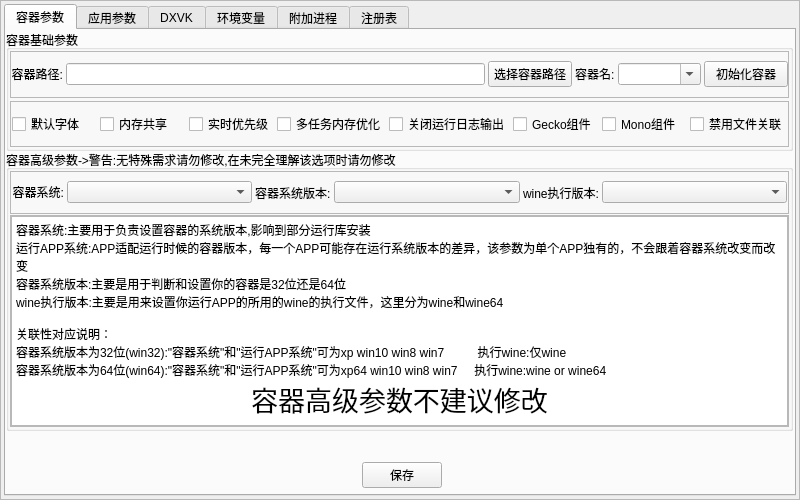
<?xml version="1.0" encoding="UTF-8"?>
<ui version="4.0">
 <class>vekAppAddMT</class>
 <widget class="QWidget" name="vekAppAddMT">
  <property name="windowModality">
   <enum>Qt::NonModal</enum>
  </property>
  <property name="enabled">
   <bool>true</bool>
  </property>
  <property name="geometry">
   <rect>
    <x>0</x>
    <y>0</y>
    <width>800</width>
    <height>500</height>
   </rect>
  </property>
  <property name="sizePolicy">
   <sizepolicy hsizetype="Preferred" vsizetype="Preferred">
    <horstretch>0</horstretch>
    <verstretch>0</verstretch>
   </sizepolicy>
  </property>
  <property name="minimumSize">
   <size>
    <width>800</width>
    <height>500</height>
   </size>
  </property>
  <property name="maximumSize">
   <size>
    <width>800</width>
    <height>500</height>
   </size>
  </property>
  <property name="font">
   <font>
    <family>Microsoft JhengHei UI</family>
   </font>
  </property>
  <property name="mouseTracking">
   <bool>false</bool>
  </property>
  <property name="windowTitle">
   <string>Vek Game Add&amp;Set</string>
  </property>
  <property name="windowOpacity">
   <double>1.000000000000000</double>
  </property>
  <property name="autoFillBackground">
   <bool>false</bool>
  </property>
  <layout class="QGridLayout" name="gridLayout" rowstretch="0">
   <property name="leftMargin">
    <number>0</number>
   </property>
   <property name="topMargin">
    <number>0</number>
   </property>
   <property name="rightMargin">
    <number>0</number>
   </property>
   <property name="bottomMargin">
    <number>0</number>
   </property>
   <property name="spacing">
    <number>0</number>
   </property>
   <item row="0" column="0">
    <widget class="QFrame" name="frame_5">
     <property name="frameShape">
      <enum>QFrame::StyledPanel</enum>
     </property>
     <property name="frameShadow">
      <enum>QFrame::Raised</enum>
     </property>
     <layout class="QVBoxLayout" name="verticalLayout_2" stretch="0">
      <property name="spacing">
       <number>3</number>
      </property>
      <property name="leftMargin">
       <number>3</number>
      </property>
      <property name="topMargin">
       <number>3</number>
      </property>
      <property name="rightMargin">
       <number>3</number>
      </property>
      <property name="bottomMargin">
       <number>3</number>
      </property>
      <item>
       <widget class="QTabWidget" name="tabWidget">
        <property name="currentIndex">
         <number>0</number>
        </property>
        <widget class="QWidget" name="tab">
         <attribute name="title">
          <string>容器参数</string>
         </attribute>
         <widget class="QGroupBox" name="verticalGroupBox_3">
          <property name="geometry">
           <rect>
            <x>0</x>
            <y>0</y>
            <width>787</width>
            <height>121</height>
           </rect>
          </property>
          <property name="title">
           <string>容器基础参数</string>
          </property>
          <layout class="QVBoxLayout" name="verticalLayout_5">
           <property name="spacing">
            <number>3</number>
           </property>
           <property name="leftMargin">
            <number>1</number>
           </property>
           <property name="topMargin">
            <number>1</number>
           </property>
           <property name="rightMargin">
            <number>1</number>
           </property>
           <property name="bottomMargin">
            <number>1</number>
           </property>
           <item>
            <widget class="QFrame" name="horizontalFrame">
             <property name="frameShape">
              <enum>QFrame::StyledPanel</enum>
             </property>
             <property name="frameShadow">
              <enum>QFrame::Raised</enum>
             </property>
             <property name="midLineWidth">
              <number>0</number>
             </property>
             <layout class="QHBoxLayout" name="horizontalLayout_7" stretch="1,50,10,1,10,10">
              <property name="spacing">
               <number>3</number>
              </property>
              <property name="leftMargin">
               <number>0</number>
              </property>
              <property name="topMargin">
               <number>0</number>
              </property>
              <property name="rightMargin">
               <number>0</number>
              </property>
              <property name="bottomMargin">
               <number>0</number>
              </property>
              <item>
               <widget class="QLabel" name="label_7">
                <property name="sizePolicy">
                 <sizepolicy hsizetype="Preferred" vsizetype="Fixed">
                  <horstretch>0</horstretch>
                  <verstretch>0</verstretch>
                 </sizepolicy>
                </property>
                <property name="text">
                 <string>容器路径:</string>
                </property>
                <property name="alignment">
                 <set>Qt::AlignRight|Qt::AlignTrailing|Qt::AlignVCenter</set>
                </property>
               </widget>
              </item>
              <item>
               <widget class="QLineEdit" name="lineEdit_RunDockPath">
                <property name="sizePolicy">
                 <sizepolicy hsizetype="Preferred" vsizetype="Fixed">
                  <horstretch>0</horstretch>
                  <verstretch>0</verstretch>
                 </sizepolicy>
                </property>
               </widget>
              </item>
              <item>
               <widget class="QPushButton" name="pushButton_SetDockPath">
                <property name="sizePolicy">
                 <sizepolicy hsizetype="Preferred" vsizetype="Fixed">
                  <horstretch>0</horstretch>
                  <verstretch>0</verstretch>
                 </sizepolicy>
                </property>
                <property name="text">
                 <string>选择容器路径</string>
                </property>
               </widget>
              </item>
              <item>
               <widget class="QLabel" name="label_5">
                <property name="sizePolicy">
                 <sizepolicy hsizetype="Preferred" vsizetype="Fixed">
                  <horstretch>0</horstretch>
                  <verstretch>0</verstretch>
                 </sizepolicy>
                </property>
                <property name="text">
                 <string>容器名:</string>
                </property>
               </widget>
              </item>
              <item>
               <widget class="QComboBox" name="comboBox_DockName">
                <property name="focusPolicy">
                 <enum>Qt::WheelFocus</enum>
                </property>
                <property name="contextMenuPolicy">
                 <enum>Qt::DefaultContextMenu</enum>
                </property>
                <property name="editable">
                 <bool>true</bool>
                </property>
                <property name="insertPolicy">
                 <enum>QComboBox::InsertAtBottom</enum>
                </property>
                <property name="sizeAdjustPolicy">
                 <enum>QComboBox::AdjustToContentsOnFirstShow</enum>
                </property>
                <property name="duplicatesEnabled">
                 <bool>false</bool>
                </property>
                <property name="frame">
                 <bool>true</bool>
                </property>
               </widget>
              </item>
              <item>
               <widget class="QPushButton" name="pushButton_initDock">
                <property name="sizePolicy">
                 <sizepolicy hsizetype="Preferred" vsizetype="Fixed">
                  <horstretch>0</horstretch>
                  <verstretch>0</verstretch>
                 </sizepolicy>
                </property>
                <property name="text">
                 <string>初始化容器</string>
                </property>
               </widget>
              </item>
             </layout>
            </widget>
           </item>
           <item>
            <widget class="QFrame" name="horizontalFrame_2">
             <property name="frameShape">
              <enum>QFrame::StyledPanel</enum>
             </property>
             <property name="frameShadow">
              <enum>QFrame::Raised</enum>
             </property>
             <layout class="QHBoxLayout" name="horizontalLayout_11" stretch="10,10,10,10,10,10,10,0">
              <property name="spacing">
               <number>3</number>
              </property>
              <property name="leftMargin">
               <number>1</number>
              </property>
              <property name="topMargin">
               <number>1</number>
              </property>
              <property name="rightMargin">
               <number>1</number>
              </property>
              <property name="bottomMargin">
               <number>1</number>
              </property>
              <item>
               <widget class="QCheckBox" name="checkBox_DefaultFonts">
                <property name="sizePolicy">
                 <sizepolicy hsizetype="Preferred" vsizetype="Fixed">
                  <horstretch>0</horstretch>
                  <verstretch>0</verstretch>
                 </sizepolicy>
                </property>
                <property name="text">
                 <string>默认字体</string>
                </property>
               </widget>
              </item>
              <item>
               <widget class="QCheckBox" name="checkBox_wineMemorySharing">
                <property name="sizePolicy">
                 <sizepolicy hsizetype="Preferred" vsizetype="Fixed">
                  <horstretch>0</horstretch>
                  <verstretch>0</verstretch>
                 </sizepolicy>
                </property>
                <property name="text">
                 <string>内存共享</string>
                </property>
               </widget>
              </item>
              <item>
               <widget class="QCheckBox" name="checkBox_wineRealTimePriority">
                <property name="sizePolicy">
                 <sizepolicy hsizetype="Preferred" vsizetype="Fixed">
                  <horstretch>0</horstretch>
                  <verstretch>0</verstretch>
                 </sizepolicy>
                </property>
                <property name="text">
                 <string>实时优先级</string>
                </property>
               </widget>
              </item>
              <item>
               <widget class="QCheckBox" name="checkBox_wineMemoryOptimization">
                <property name="sizePolicy">
                 <sizepolicy hsizetype="Preferred" vsizetype="Fixed">
                  <horstretch>0</horstretch>
                  <verstretch>0</verstretch>
                 </sizepolicy>
                </property>
                <property name="text">
                 <string>多任务内存优化</string>
                </property>
               </widget>
              </item>
              <item>
               <widget class="QCheckBox" name="checkBox_winerunlog">
                <property name="sizePolicy">
                 <sizepolicy hsizetype="Preferred" vsizetype="Fixed">
                  <horstretch>0</horstretch>
                  <verstretch>0</verstretch>
                 </sizepolicy>
                </property>
                <property name="text">
                 <string>关闭运行日志输出</string>
                </property>
               </widget>
              </item>
              <item>
               <widget class="QCheckBox" name="checkBox_Gecko">
                <property name="sizePolicy">
                 <sizepolicy hsizetype="Preferred" vsizetype="Fixed">
                  <horstretch>0</horstretch>
                  <verstretch>0</verstretch>
                 </sizepolicy>
                </property>
                <property name="text">
                 <string>Gecko组件</string>
                </property>
               </widget>
              </item>
              <item>
               <widget class="QCheckBox" name="checkBox_Mono">
                <property name="enabled">
                 <bool>true</bool>
                </property>
                <property name="sizePolicy">
                 <sizepolicy hsizetype="Preferred" vsizetype="Fixed">
                  <horstretch>0</horstretch>
                  <verstretch>0</verstretch>
                 </sizepolicy>
                </property>
                <property name="text">
                 <string>Mono组件</string>
                </property>
               </widget>
              </item>
              <item>
               <widget class="QCheckBox" name="checkBox_Ass">
                <property name="text">
                 <string>禁用文件关联</string>
                </property>
               </widget>
              </item>
             </layout>
            </widget>
           </item>
          </layout>
         </widget>
         <widget class="QWidget" name="layoutWidget_2">
          <property name="geometry">
           <rect>
            <x>0</x>
            <y>431</y>
            <width>792</width>
            <height>28</height>
           </rect>
          </property>
          <layout class="QHBoxLayout" name="horizontalLayout_13">
           <property name="spacing">
            <number>3</number>
           </property>
           <item>
            <spacer name="horizontalSpacer_5">
             <property name="orientation">
              <enum>Qt::Horizontal</enum>
             </property>
             <property name="sizeHint" stdset="0">
              <size>
               <width>40</width>
               <height>20</height>
              </size>
             </property>
            </spacer>
           </item>
           <item>
            <widget class="QPushButton" name="pushButton_Set">
             <property name="sizePolicy">
              <sizepolicy hsizetype="Preferred" vsizetype="Fixed">
               <horstretch>0</horstretch>
               <verstretch>0</verstretch>
              </sizepolicy>
             </property>
             <property name="text">
              <string>保存</string>
             </property>
            </widget>
           </item>
           <item>
            <spacer name="horizontalSpacer_6">
             <property name="orientation">
              <enum>Qt::Horizontal</enum>
             </property>
             <property name="sizeHint" stdset="0">
              <size>
               <width>40</width>
               <height>20</height>
              </size>
             </property>
            </spacer>
           </item>
          </layout>
         </widget>
         <widget class="QWidget" name="horizontalLayoutWidget_2">
          <property name="geometry">
           <rect>
            <x>0</x>
            <y>400</y>
            <width>791</width>
            <height>31</height>
           </rect>
          </property>
          <layout class="QHBoxLayout" name="horizontalLayout_14">
           <item>
            <widget class="QLabel" name="label_TipsText">
             <property name="text">
              <string/>
             </property>
             <property name="alignment">
              <set>Qt::AlignCenter</set>
             </property>
            </widget>
           </item>
          </layout>
         </widget>
         <widget class="QGroupBox" name="verticalGroupBox_4">
          <property name="geometry">
           <rect>
            <x>0</x>
            <y>120</y>
            <width>787</width>
            <height>281</height>
           </rect>
          </property>
          <property name="title">
           <string>容器高级参数-&gt;警告:无特殊需求请勿修改,在未完全理解该选项时请勿修改</string>
          </property>
          <layout class="QVBoxLayout" name="verticalLayout_9" stretch="2,10">
           <property name="spacing">
            <number>1</number>
           </property>
           <property name="leftMargin">
            <number>1</number>
           </property>
           <property name="topMargin">
            <number>1</number>
           </property>
           <property name="rightMargin">
            <number>1</number>
           </property>
           <property name="bottomMargin">
            <number>1</number>
           </property>
           <item>
            <widget class="QFrame" name="frame_2">
             <property name="frameShape">
              <enum>QFrame::StyledPanel</enum>
             </property>
             <property name="frameShadow">
              <enum>QFrame::Raised</enum>
             </property>
             <layout class="QHBoxLayout" name="horizontalLayout_8" stretch="1,10,1,10,1,10">
              <property name="spacing">
               <number>3</number>
              </property>
              <property name="leftMargin">
               <number>1</number>
              </property>
              <property name="topMargin">
               <number>1</number>
              </property>
              <property name="rightMargin">
               <number>1</number>
              </property>
              <property name="bottomMargin">
               <number>1</number>
              </property>
              <item>
               <widget class="QLabel" name="label_9">
                <property name="sizePolicy">
                 <sizepolicy hsizetype="Preferred" vsizetype="Fixed">
                  <horstretch>0</horstretch>
                  <verstretch>0</verstretch>
                 </sizepolicy>
                </property>
                <property name="text">
                 <string>容器系统:</string>
                </property>
                <property name="alignment">
                 <set>Qt::AlignRight|Qt::AlignTrailing|Qt::AlignVCenter</set>
                </property>
               </widget>
              </item>
              <item>
               <widget class="QComboBox" name="comboBox_dockSystemVersion"/>
              </item>
              <item>
               <widget class="QLabel" name="label_11">
                <property name="text">
                 <string>容器系统版本:</string>
                </property>
               </widget>
              </item>
              <item>
               <widget class="QComboBox" name="comboBox_dockbit"/>
              </item>
              <item>
               <widget class="QLabel" name="label_12">
                <property name="text">
                 <string>wine执行版本:</string>
                </property>
               </widget>
              </item>
              <item>
               <widget class="QComboBox" name="comboBox_winebit"/>
              </item>
             </layout>
            </widget>
           </item>
           <item>
            <widget class="QFrame" name="frame_4">
             <property name="frameShape">
              <enum>QFrame::StyledPanel</enum>
             </property>
             <property name="frameShadow">
              <enum>QFrame::Raised</enum>
             </property>
             <layout class="QHBoxLayout" name="frame_3">
              <property name="spacing">
               <number>0</number>
              </property>
              <property name="leftMargin">
               <number>0</number>
              </property>
              <property name="topMargin">
               <number>0</number>
              </property>
              <property name="rightMargin">
               <number>0</number>
              </property>
              <property name="bottomMargin">
               <number>0</number>
              </property>
              <item>
               <widget class="QTextEdit" name="textEdit">
                <property name="focusPolicy">
                 <enum>Qt::NoFocus</enum>
                </property>
                <property name="html">
                 <string>&lt;!DOCTYPE HTML PUBLIC &quot;-//W3C//DTD HTML 4.0//EN&quot; &quot;http://www.w3.org/TR/REC-html40/strict.dtd&quot;&gt;
&lt;html&gt;&lt;head&gt;&lt;meta name=&quot;qrichtext&quot; content=&quot;1&quot; /&gt;&lt;style type=&quot;text/css&quot;&gt;
p, li { white-space: pre-wrap; }
&lt;/style&gt;&lt;/head&gt;&lt;body style=&quot; font-family:'Microsoft JhengHei UI'; font-size:9pt; font-weight:400; font-style:normal;&quot;&gt;
&lt;p style=&quot; margin-top:0px; margin-bottom:0px; margin-left:0px; margin-right:0px; -qt-block-indent:0; text-indent:0px;&quot;&gt;容器系统:主要用于负责设置容器的系统版本,影响到部分运行库安装&lt;/p&gt;
&lt;p style=&quot; margin-top:0px; margin-bottom:0px; margin-left:0px; margin-right:0px; -qt-block-indent:0; text-indent:0px;&quot;&gt;运行APP系统:APP适配运行时候的容器版本，每一个APP可能存在运行系统版本的差异，该参数为单个APP独有的，不会跟着容器系统改变而改变&lt;/p&gt;
&lt;p style=&quot; margin-top:0px; margin-bottom:0px; margin-left:0px; margin-right:0px; -qt-block-indent:0; text-indent:0px;&quot;&gt;容器系统版本:主要是用于判断和设置你的容器是32位还是64位&lt;/p&gt;
&lt;p style=&quot; margin-top:0px; margin-bottom:0px; margin-left:0px; margin-right:0px; -qt-block-indent:0; text-indent:0px;&quot;&gt;wine执行版本:主要是用来设置你运行APP的所用的wine的执行文件，这里分为wine和wine64&lt;/p&gt;
&lt;p style=&quot;-qt-paragraph-type:empty; margin-top:0px; margin-bottom:0px; margin-left:0px; margin-right:0px; -qt-block-indent:0; text-indent:0px;&quot;&gt;&lt;br /&gt;&lt;/p&gt;
&lt;p style=&quot; margin-top:0px; margin-bottom:0px; margin-left:0px; margin-right:0px; -qt-block-indent:0; text-indent:0px;&quot;&gt;关联性对应说明：&lt;/p&gt;
&lt;p style=&quot; margin-top:0px; margin-bottom:0px; margin-left:0px; margin-right:0px; -qt-block-indent:0; text-indent:0px;&quot;&gt;容器系统版本为32位(win32):&amp;quot;容器系统&amp;quot;和&amp;quot;运行APP系统&amp;quot;可为xp win10 win8 win7          执行wine:仅wine&lt;/p&gt;
&lt;p style=&quot; margin-top:0px; margin-bottom:0px; margin-left:0px; margin-right:0px; -qt-block-indent:0; text-indent:0px;&quot;&gt;容器系统版本为64位(win64):&amp;quot;容器系统&amp;quot;和&amp;quot;运行APP系统&amp;quot;可为xp64 win10 win8 win7     执行wine:wine or wine64&lt;/p&gt;
&lt;p align=&quot;center&quot; style=&quot; margin-top:0px; margin-bottom:0px; margin-left:0px; margin-right:0px; -qt-block-indent:0; text-indent:0px;&quot;&gt;&lt;span style=&quot; font-size:20pt;&quot;&gt;容器高级参数不建议修改&lt;/span&gt;&lt;/p&gt;&lt;/body&gt;&lt;/html&gt;</string>
                </property>
               </widget>
              </item>
             </layout>
            </widget>
           </item>
          </layout>
         </widget>
        </widget>
        <widget class="QWidget" name="tab_3">
         <attribute name="title">
          <string>应用参数</string>
         </attribute>
         <widget class="QGroupBox" name="groupBox_4">
          <property name="geometry">
           <rect>
            <x>0</x>
            <y>160</y>
            <width>787</width>
            <height>71</height>
           </rect>
          </property>
          <property name="title">
           <string>软件选项-&gt;该功能主要针对特殊情况启动附加指令以达到绕过部分检测或者沙盒的功能</string>
          </property>
          <layout class="QHBoxLayout" name="horizontalLayout_6" stretch="1,10">
           <item>
            <widget class="QLabel" name="label_6">
             <property name="sizePolicy">
              <sizepolicy hsizetype="Preferred" vsizetype="Fixed">
               <horstretch>0</horstretch>
               <verstretch>0</verstretch>
              </sizepolicy>
             </property>
             <property name="text">
              <string>执行附加命令:</string>
             </property>
            </widget>
           </item>
           <item>
            <widget class="QLineEdit" name="lineEdit_otherAgrs">
             <property name="sizePolicy">
              <sizepolicy hsizetype="Preferred" vsizetype="Fixed">
               <horstretch>0</horstretch>
               <verstretch>0</verstretch>
              </sizepolicy>
             </property>
            </widget>
           </item>
          </layout>
         </widget>
         <widget class="QGroupBox" name="groupBox_3">
          <property name="geometry">
           <rect>
            <x>0</x>
            <y>0</y>
            <width>787</width>
            <height>156</height>
           </rect>
          </property>
          <property name="minimumSize">
           <size>
            <width>787</width>
            <height>156</height>
           </size>
          </property>
          <property name="maximumSize">
           <size>
            <width>0</width>
            <height>0</height>
           </size>
          </property>
          <property name="title">
           <string>软件参数</string>
          </property>
          <layout class="QHBoxLayout" name="horizontalLayout_5" stretch="10,50">
           <property name="spacing">
            <number>3</number>
           </property>
           <property name="leftMargin">
            <number>3</number>
           </property>
           <property name="topMargin">
            <number>3</number>
           </property>
           <property name="rightMargin">
            <number>3</number>
           </property>
           <property name="bottomMargin">
            <number>3</number>
           </property>
           <item>
            <widget class="QPushButton" name="pushButton_setIco">
             <property name="sizePolicy">
              <sizepolicy hsizetype="Preferred" vsizetype="Preferred">
               <horstretch>0</horstretch>
               <verstretch>0</verstretch>
              </sizepolicy>
             </property>
             <property name="minimumSize">
              <size>
               <width>100</width>
               <height>100</height>
              </size>
             </property>
             <property name="text">
              <string/>
             </property>
            </widget>
           </item>
           <item>
            <layout class="QVBoxLayout" name="verticalLayout_3" stretch="1,1,1,1">
             <property name="spacing">
              <number>3</number>
             </property>
             <item>
              <layout class="QHBoxLayout" name="horizontalLayout" stretch="13,69">
               <property name="spacing">
                <number>3</number>
               </property>
               <item>
                <widget class="QLabel" name="label_3">
                 <property name="sizePolicy">
                  <sizepolicy hsizetype="Preferred" vsizetype="Fixed">
                   <horstretch>0</horstretch>
                   <verstretch>0</verstretch>
                  </sizepolicy>
                 </property>
                 <property name="text">
                  <string>运行软件Win版本:</string>
                 </property>
                 <property name="alignment">
                  <set>Qt::AlignRight|Qt::AlignTrailing|Qt::AlignVCenter</set>
                 </property>
                </widget>
               </item>
               <item>
                <widget class="QComboBox" name="comboBox_RunWine"/>
               </item>
              </layout>
             </item>
             <item>
              <layout class="QHBoxLayout" name="horizontalLayout_3" stretch="7,21,1,10">
               <property name="spacing">
                <number>3</number>
               </property>
               <item>
                <widget class="QLabel" name="label">
                 <property name="sizePolicy">
                  <sizepolicy hsizetype="Preferred" vsizetype="Fixed">
                   <horstretch>0</horstretch>
                   <verstretch>0</verstretch>
                  </sizepolicy>
                 </property>
                 <property name="text">
                  <string>游戏&amp;软件名:</string>
                 </property>
                 <property name="alignment">
                  <set>Qt::AlignCenter</set>
                 </property>
                </widget>
               </item>
               <item>
                <widget class="QLineEdit" name="lineEdit_AppName">
                 <property name="sizePolicy">
                  <sizepolicy hsizetype="Preferred" vsizetype="Fixed">
                   <horstretch>0</horstretch>
                   <verstretch>0</verstretch>
                  </sizepolicy>
                 </property>
                </widget>
               </item>
               <item>
                <widget class="QLabel" name="label_10">
                 <property name="text">
                  <string>主进程文件名:</string>
                 </property>
                </widget>
               </item>
               <item>
                <widget class="QLineEdit" name="lineEdit_MainProcName">
                 <property name="sizePolicy">
                  <sizepolicy hsizetype="Preferred" vsizetype="Fixed">
                   <horstretch>0</horstretch>
                   <verstretch>0</verstretch>
                  </sizepolicy>
                 </property>
                </widget>
               </item>
              </layout>
             </item>
             <item>
              <layout class="QHBoxLayout" name="horizontalLayout_4" stretch="13,55,13">
               <property name="spacing">
                <number>3</number>
               </property>
               <item>
                <widget class="QLabel" name="label_2">
                 <property name="sizePolicy">
                  <sizepolicy hsizetype="Preferred" vsizetype="Fixed">
                   <horstretch>0</horstretch>
                   <verstretch>0</verstretch>
                  </sizepolicy>
                 </property>
                 <property name="text">
                  <string>设置软件启动程序</string>
                 </property>
                 <property name="alignment">
                  <set>Qt::AlignRight|Qt::AlignTrailing|Qt::AlignVCenter</set>
                 </property>
                </widget>
               </item>
               <item>
                <widget class="QLineEdit" name="lineEdit_AppInstallExe">
                 <property name="sizePolicy">
                  <sizepolicy hsizetype="Preferred" vsizetype="Fixed">
                   <horstretch>0</horstretch>
                   <verstretch>0</verstretch>
                  </sizepolicy>
                 </property>
                </widget>
               </item>
               <item>
                <widget class="QPushButton" name="pushButton_SetAppExe">
                 <property name="sizePolicy">
                  <sizepolicy hsizetype="Preferred" vsizetype="Fixed">
                   <horstretch>0</horstretch>
                   <verstretch>0</verstretch>
                  </sizepolicy>
                 </property>
                 <property name="text">
                  <string>选择路径</string>
                 </property>
                </widget>
               </item>
              </layout>
             </item>
             <item>
              <layout class="QHBoxLayout" name="horizontalLayout_9" stretch="13,55,13">
               <property name="spacing">
                <number>3</number>
               </property>
               <item>
                <widget class="QLabel" name="label_8">
                 <property name="sizePolicy">
                  <sizepolicy hsizetype="Preferred" vsizetype="Fixed">
                   <horstretch>0</horstretch>
                   <verstretch>0</verstretch>
                  </sizepolicy>
                 </property>
                 <property name="text">
                  <string>设置软件工作目录:</string>
                 </property>
                 <property name="alignment">
                  <set>Qt::AlignRight|Qt::AlignTrailing|Qt::AlignVCenter</set>
                 </property>
                </widget>
               </item>
               <item>
                <widget class="QLineEdit" name="lineEdit_workPath">
                 <property name="sizePolicy">
                  <sizepolicy hsizetype="Preferred" vsizetype="Fixed">
                   <horstretch>0</horstretch>
                   <verstretch>0</verstretch>
                  </sizepolicy>
                 </property>
                </widget>
               </item>
               <item>
                <widget class="QPushButton" name="pushButton_workPath">
                 <property name="sizePolicy">
                  <sizepolicy hsizetype="Preferred" vsizetype="Fixed">
                   <horstretch>0</horstretch>
                   <verstretch>0</verstretch>
                  </sizepolicy>
                 </property>
                 <property name="text">
                  <string>选择路径</string>
                 </property>
                </widget>
               </item>
              </layout>
             </item>
            </layout>
           </item>
          </layout>
         </widget>
        </widget>
        <widget class="QWidget" name="tab_6">
         <attribute name="title">
          <string>DXVK</string>
         </attribute>
         <widget class="QGroupBox" name="groupBox_dxvk">
          <property name="geometry">
           <rect>
            <x>0</x>
            <y>0</y>
            <width>787</width>
            <height>61</height>
           </rect>
          </property>
          <property name="title">
           <string>Dxvk设置-&gt;替代windows图形接口dx，采用vulkan实现</string>
          </property>
          <layout class="QHBoxLayout" name="horizontalLayout_10" stretch="5,12,10,0,8,25">
           <property name="spacing">
            <number>3</number>
           </property>
           <property name="leftMargin">
            <number>3</number>
           </property>
           <property name="topMargin">
            <number>3</number>
           </property>
           <property name="rightMargin">
            <number>3</number>
           </property>
           <property name="bottomMargin">
            <number>3</number>
           </property>
           <item>
            <widget class="QCheckBox" name="checkBox_stateDxvk">
             <property name="sizePolicy">
              <sizepolicy hsizetype="Preferred" vsizetype="Fixed">
               <horstretch>0</horstretch>
               <verstretch>0</verstretch>
              </sizepolicy>
             </property>
             <property name="text">
              <string>开启dxvk</string>
             </property>
            </widget>
           </item>
           <item>
            <widget class="QComboBox" name="comboBox_dxvkversion"/>
           </item>
           <item>
            <widget class="QCheckBox" name="checkBox_statedxvkhud">
             <property name="sizePolicy">
              <sizepolicy hsizetype="Preferred" vsizetype="Fixed">
               <horstretch>0</horstretch>
               <verstretch>0</verstretch>
              </sizepolicy>
             </property>
             <property name="text">
              <string>开启DXVK HUD</string>
             </property>
            </widget>
           </item>
           <item>
            <widget class="QCheckBox" name="checkBox_dxvkConfigState">
             <property name="sizePolicy">
              <sizepolicy hsizetype="Preferred" vsizetype="Fixed">
               <horstretch>0</horstretch>
               <verstretch>0</verstretch>
              </sizepolicy>
             </property>
             <property name="text">
              <string>开启DXVK配置文件</string>
             </property>
            </widget>
           </item>
           <item>
            <widget class="QLabel" name="label_4">
             <property name="sizePolicy">
              <sizepolicy hsizetype="Preferred" vsizetype="Fixed">
               <horstretch>0</horstretch>
               <verstretch>0</verstretch>
              </sizepolicy>
             </property>
             <property name="text">
              <string>DXVK配置文件:</string>
             </property>
            </widget>
           </item>
           <item>
            <widget class="QLineEdit" name="lineEdit_dxvkConfigFIle">
             <property name="sizePolicy">
              <sizepolicy hsizetype="Preferred" vsizetype="Fixed">
               <horstretch>0</horstretch>
               <verstretch>0</verstretch>
              </sizepolicy>
             </property>
            </widget>
           </item>
          </layout>
         </widget>
         <widget class="QGroupBox" name="groupBox">
          <property name="geometry">
           <rect>
            <x>0</x>
            <y>60</y>
            <width>787</width>
            <height>401</height>
           </rect>
          </property>
          <property name="title">
           <string>DXVK配置文件</string>
          </property>
          <layout class="QVBoxLayout" name="verticalLayout_7" stretch="50,5">
           <property name="spacing">
            <number>3</number>
           </property>
           <property name="leftMargin">
            <number>3</number>
           </property>
           <property name="topMargin">
            <number>3</number>
           </property>
           <property name="rightMargin">
            <number>3</number>
           </property>
           <property name="bottomMargin">
            <number>3</number>
           </property>
           <item>
            <widget class="QTextEdit" name="textEdit_dxvkConfigFileData"/>
           </item>
           <item>
            <layout class="QHBoxLayout" name="horizontalLayout_2">
             <item>
              <spacer name="horizontalSpacer">
               <property name="orientation">
                <enum>Qt::Horizontal</enum>
               </property>
               <property name="sizeHint" stdset="0">
                <size>
                 <width>40</width>
                 <height>20</height>
                </size>
               </property>
              </spacer>
             </item>
             <item>
              <widget class="QPushButton" name="pushButton_SaveDxvkConfFile">
               <property name="sizePolicy">
                <sizepolicy hsizetype="Preferred" vsizetype="Fixed">
                 <horstretch>0</horstretch>
                 <verstretch>0</verstretch>
                </sizepolicy>
               </property>
               <property name="text">
                <string>保存dxvk.conf</string>
               </property>
              </widget>
             </item>
             <item>
              <spacer name="horizontalSpacer_2">
               <property name="orientation">
                <enum>Qt::Horizontal</enum>
               </property>
               <property name="sizeHint" stdset="0">
                <size>
                 <width>40</width>
                 <height>20</height>
                </size>
               </property>
              </spacer>
             </item>
            </layout>
           </item>
          </layout>
         </widget>
        </widget>
        <widget class="QWidget" name="tab_4">
         <attribute name="title">
          <string>环境变量</string>
         </attribute>
         <widget class="QGroupBox" name="verticalGroupBox">
          <property name="geometry">
           <rect>
            <x>0</x>
            <y>0</y>
            <width>787</width>
            <height>457</height>
           </rect>
          </property>
          <property name="title">
           <string>环境变量列表-&gt;此列表未单一执行附加，主要解决部分软件或游戏特殊要求</string>
          </property>
          <layout class="QVBoxLayout" name="verticalLayout_4">
           <property name="spacing">
            <number>3</number>
           </property>
           <property name="leftMargin">
            <number>3</number>
           </property>
           <property name="topMargin">
            <number>3</number>
           </property>
           <property name="rightMargin">
            <number>3</number>
           </property>
           <property name="bottomMargin">
            <number>3</number>
           </property>
           <item>
            <widget class="QTableView" name="tableView_EnvList"/>
           </item>
          </layout>
         </widget>
        </widget>
        <widget class="QWidget" name="tab_5">
         <attribute name="title">
          <string>附加进程</string>
         </attribute>
         <widget class="QGroupBox" name="verticalGroupBox_2">
          <property name="geometry">
           <rect>
            <x>0</x>
            <y>0</y>
            <width>787</width>
            <height>457</height>
           </rect>
          </property>
          <property name="title">
           <string>附加进程列表-&gt;此列表主要用于管理进程退出机制如：腾讯WeGame，主进程为WeGame附加进程为TASlogin.exe</string>
          </property>
          <layout class="QVBoxLayout" name="verticalLayout_6">
           <property name="spacing">
            <number>3</number>
           </property>
           <property name="leftMargin">
            <number>3</number>
           </property>
           <property name="topMargin">
            <number>3</number>
           </property>
           <property name="rightMargin">
            <number>3</number>
           </property>
           <property name="bottomMargin">
            <number>3</number>
           </property>
           <item>
            <widget class="QTableView" name="tableView_ProcList"/>
           </item>
          </layout>
         </widget>
        </widget>
        <widget class="QWidget" name="tab_2">
         <attribute name="title">
          <string>注册表</string>
         </attribute>
         <widget class="QGroupBox" name="groupBox_2">
          <property name="geometry">
           <rect>
            <x>0</x>
            <y>0</y>
            <width>787</width>
            <height>457</height>
           </rect>
          </property>
          <property name="title">
           <string>容器注册表-&gt;应用于容器的注册表</string>
          </property>
          <layout class="QVBoxLayout" name="verticalLayout_8">
           <property name="spacing">
            <number>3</number>
           </property>
           <property name="leftMargin">
            <number>3</number>
           </property>
           <property name="topMargin">
            <number>3</number>
           </property>
           <property name="rightMargin">
            <number>3</number>
           </property>
           <property name="bottomMargin">
            <number>3</number>
           </property>
           <item>
            <widget class="QTableView" name="tableView_RegsList"/>
           </item>
          </layout>
         </widget>
        </widget>
       </widget>
      </item>
     </layout>
    </widget>
   </item>
  </layout>
 </widget>
 <resources/>
 <connections/>
</ui>
